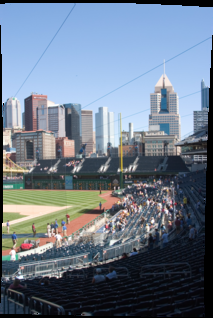
%> input picture hw4/hw4/data/pnc1.png, 213 x 318 px
$ octave pano1.m   (GNU Octave 9; MATLAB toolbox functions it lacks are replaced by stand-ins)
%> lines starting %> are read from the running program, lines starting %| are printed output that depends on the picture
### hw4/hw4/matlab/briefLite.m
function [locs, desc] = briefLite(im)
% input
% im - gray image with values between 0 and 1
%
% output
% locs - an m x 3 vector, where the first two columns are the image coordinates of keypoints and the third column
% 		 is the pyramid level of the keypoints
% desc - an m x n bits matrix of stacked BRIEF descriptors.
%		 m is the number of valid descriptors in the image and will vary
% 		 n is the number of bits for the BRIEF descriptor

%%%
% patchWidth = 9;
% nbits = 256;
load('testPattern.mat')
% [compareA, compareB] = makeTestPattern(patchWidth, nbits);
locs = detectHarrisFeatures(im);
locs = round(locs.Location);
[locs, desc] = computeBrief(im, locs, compareA, compareB);
end

### hw4/hw4/matlab/computeBrief.m
function [locs, desc] = computeBrief(im, locs, compareX, compareY)
% Compute the BRIEF descriptor for detected keypoints.
% im is 1 channel image,
% locs are locations
% compareX and compareY are idx in patchWidth^2
% Return:
% locs: m x 2 vector which contains the coordinates of the keypoints
% desc: m x nbits vector which contains the BRIEF descriptor for each
%   keypoint.

%%%
patchWidth = 9;
pwed = (patchWidth - 1) / 2; % patch width each direction

% desc = zeros(size(locs, 1), size(compareX, 1));
% indices_to_include = ones(size(locs, 1), size(compareX, 1));

locs_out = [];
desc_out = [];

for i=1:size(locs, 1)
    try
        patch = im(locs(i, 2) - pwed:locs(i, 2) + pwed, locs(i, 1) - pwed:locs(i, 1) + pwed);
        flat_patch = reshape(patch, patchWidth*patchWidth, 1);
        out = flat_patch(compareX) > flat_patch(compareY);
        locs_out = [locs_out ; locs(i, :)];
        desc_out = [desc_out ; out'];
        % desc(i, :) = out';
    catch
        % indices_to_include(i, :) = 0;
    end
end

% [5 lines of commented-out code are left out]

locs = locs_out;
desc = desc_out;

end

### hw4/hw4/matlab/briefMatch.m
function [matches] = briefMatch(desc1, desc2, ratio)
%function [matches] = briefMatch(desc1, desc2, ratio)
% Performs the descriptor matching
% inputs  : desc1 , desc2 - m1 x n and m2 x n matrix. m1 and m2 are the number of keypoints in image 1 and 2.
%						    n is the number of bits in the brief
% outputs : matches - p x 2 matrix. where the first column are indices
%									into desc1 and the second column are indices into desc2

%%%

nbits = size(desc1, 2);
matches = [];

for i = 1:size(desc1, 1)
    for j = 1:size(desc2, 1)
        matching = mean(desc1(i, :) == desc2(j, :));
        if matching > ratio
            matches = [matches ; i j];
            % sum(desc1(i, :) == desc2(j, :))
        end
    end
end

end

### hw4/hw4/matlab/computeH_ransac.m
function [ bestH2to1, inliers] = computeH_ransac( locs1, locs2)
%COMPUTEH_RANSAC A method to compute the best fitting homography given a
%list of matching points.

%Q2.2.3

%%%

locs1_orig = locs1;
locs2_orig = locs2;

mx1 = mean(locs1(1, :));
my1 = mean(locs1(2, :));
mx2 = mean(locs2(1, :));
my2 = mean(locs2(2, :));

Tr1 = [1 0 -mx1 ; 0 1 -my1 ; 0 0 1];
Tr2 = [1 0 -mx2 ; 0 1 -my2 ; 0 0 1];

locs1(1, :) = locs1(1, :) - mx1;
locs1(2, :) = locs1(2, :) - my1;
locs2(1, :) = locs2(1, :) - mx2;
locs2(2, :) = locs2(2, :) - my2;

m1 = 1 / sqrt(2 * max(locs1(1, :) .* locs1(1, :) + locs1(2, :) .* locs1(2, :)));
m2 = 1 / sqrt(2 * max(locs2(1, :) .* locs2(1, :) + locs2(2, :) .* locs2(2, :)));

S1 = [m1, 0, 0; 0, m1, 0; 0, 0, 1];
S2 = [m2, 0, 0; 0, m2, 0; 0, 0, 1];

T1 = S1 * Tr1;
T2 = S2 * Tr2;

locs1 = locs1 * m1;
locs2 = locs2 * m2;

n_matches = size(locs1, 2);
iterations = 10000;
one_pad = ones(1, n_matches);
locs1_padded = [locs1_orig ; one_pad];
locs2_padded = [locs2_orig ; one_pad];
epsilon = 0.001;

best_H = zeros(3, 3);
best_n_inliers = 0;
best_inliers = zeros(n_matches, 1);

for i = 1:iterations
    inds = randperm(n_matches,4);
    n_inliers = 0;
    inliers = zeros(n_matches, 1);

    % inds
    locs1_input = locs1(:, inds);
    locs2_input = locs2(:, inds);
    H = computeH(locs1_input, locs2_input);

    % after the homography, don't denormalize
    % so error can be normalized
    % makes selecting epsilon more stable
    H_denorm = H * T1;
    locs1_tr = H_denorm * locs1_padded;
    for j = 1:n_matches
        locs1_tr(:, j) = locs1_tr(:, j) / locs1_tr(3, j);
    end

    err = locs1_tr - T2 * locs2_padded;

    for j = 1:n_matches
        err_j = mean(abs(err(:, j)));
        if err_j < epsilon
            n_inliers = n_inliers + 1;
            inliers(j) = 1;
        end
    end

    if n_inliers > best_n_inliers
        best_H = T2 \ H_denorm;
        best_n_inliers = n_inliers;
        best_inliers = inliers;
    end
end

bestH2to1 = best_H;
inliers = best_inliers;

end

### hw4/hw4/matlab/computeH.m
function [H2to1] = computeH(p1, p2)
% inputs:
% p1 and p2 should be 2 x N matrices of corresponding (x, y)' coordinates between two images
%
% outputs:
% H2to1 - a 3 x 3 matrix encoding the homography that best matches the linear equation

%%%

num_matches = size(p1, 2);
A = zeros(num_matches*2, 9);
for i = 1:num_matches
    p1i = p1(:, i);
    p2i = p2(:, i);
    A(2*i-1, :) = [p1i(1) p1i(2) 1 0 0 0 -p1i(1)*p2i(1) -p1i(2)*p2i(1) -p2i(1)];
    A(2*i  , :) = [0 0 0 p1i(1) p1i(2) 1 -p1i(1)*p2i(2) -p1i(2)*p2i(2) -p2i(2)];
end
% A

[~,~,V] = svd(A);

% V
% V(:, 9)
% U
H2to1 = (reshape(V(:,9), 3, 3)).';
end

### hw4/hw4/matlab/pano1.m
% get images
img1 = imread('../data/pnc1.png');
%> img1 is the input picture: size 318x213x3 uint8; mean R, G, B 108.3, 121.2, 136.7
img2 = imread('../data/pnc0.png');
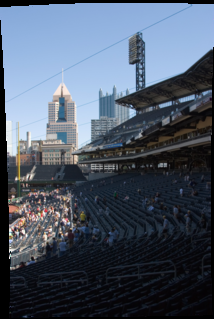
%> input picture hw4/hw4/data/pnc0.png, 214 x 319 px
%> img2 is the input picture: size 319x214x3 uint8; mean R, G, B 76.2, 86.9, 102.4

% make em gray
img1_g = rgb2gray(img1);
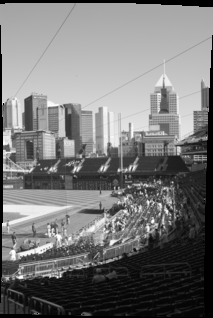
%> img1_g: size 318x213 uint8; min 0, max 255, mean 119.1
img2_g = rgb2gray(img2);
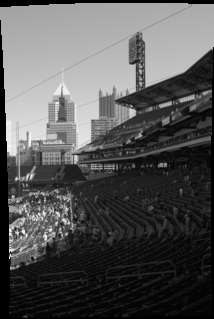
%> img2_g: size 319x214 uint8; min 0, max 255, mean 85.4

% compute descriptor
[locs1, desc1] = briefLite(img1_g);
%> in briefLite, `locs = detectHarrisFeatures(im);`: locs = 329 points; strongest (x, y): (4, 103), (3, 225), (213, 36), (1, 26), (5, 145)
%> in briefLite, `locs = round(locs.Location);`: locs = 329 rows, first 12: [1 26; 1 303; 2 54; 2 281; 2 296; 3 117; 3 225; 4 103; 4 180; 4 234; 4 237; 4 239]
%> the loop in computeBrief, `for i=1:size(locs, 1)` made 329 passes
%> locs_out on passes 16 to 18: [5 133], [5 133; 5 145], [5 133; 5 145; 5 151]
%> after the loop in computeBrief, `for i=1:size(locs, 1)`:
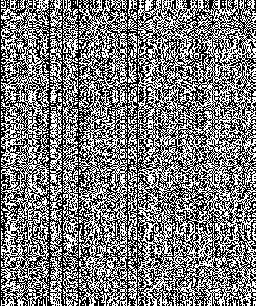
%> desc_out: size 306x256 double; values 0 (black) and 1 (white), 48.6% white in thin lines or dots
%> after the loop in computeBrief, `for i=1:size(locs, 1)`: locs_out = 306 rows, first 12: [5 133; 5 145; 5 151; 5 159; 5 171; 5 187; 5 201; 5 205; 5 212; 6 165; 8 152; 8 178]
%> in computeBrief, `locs = locs_out;`: locs has the same summary as locs_out
%> in briefLite, `[locs, desc] = computeBrief(im, locs, compareA, compareB);`: locs has the same summary as locs_out in computeBrief
%> locs1 has the same summary as locs_out in computeBrief
[locs2, desc2] = briefLite(img2_g);
%> in briefLite (call 2), `locs = round(locs.Location);`: locs = 188 rows, first 12: [1 21; 2 35; 3 51; 4 69; 5 89; 6 114; 7 141; 8 152; 10 200; 10 206; 10 226; 10 252]
%> the loop in computeBrief (call 2), `for i=1:size(locs, 1)` made 188 passes
%> locs_out on passes 5 to 7: [5 89], [5 89; 6 114], [5 89; 6 114; 7 141]
%> after the loop in computeBrief (call 2), `for i=1:size(locs, 1)`:
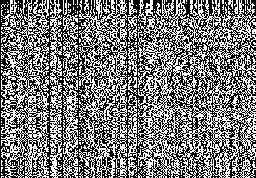
%> desc_out: size 178x256 double; values 0 (black) and 1 (white), 48.2% white in thin lines or dots
%> after the loop in computeBrief (call 2), `for i=1:size(locs, 1)`: locs_out = 178 rows, first 12: [5 89; 6 114; 7 141; 8 152; 10 200; 10 206; 10 226; 10 252; 10 258; 11 212; 11 230; 11 235]
%> in computeBrief (call 2), `locs = locs_out;`: locs has the same summary as locs_out
%> in briefLite (call 2), `[locs, desc] = computeBrief(im, locs, compareA, compareB);`: locs has the same summary as locs_out in computeBrief
%> locs2 has the same summary as locs_out in computeBrief

% get matches
ratio = 0.85;
matches = briefMatch(desc1, desc2, ratio);
%> after the loop in briefMatch, `for i = 1:size(desc1, 1)`: matches = 121 rows, first 12: [2 10; 5 10; 9 10; 9 167; 14 126; 14 133; 21 44; 21 176; 25 175; 26 44; 26 140; 29 25]

% get coordinates corresponding to matches
coords1 = locs1(matches(:,1),:)';
%> coords1 = 121 columns, first 8: [5 5 5 5 8 8 12 12; 145 171 212 212 280 280 259 259]
coords2 = locs2(matches(:,2),:)';
%> coords2 = 121 columns, first 8: [11 11 11 164 105 125 31 191; 212 212 212 125 96 95 179 111]

test = 2;

if test == 1
    plotMatches(img1_g, img2_g, matches, locs1, locs2);
else
    % compute homography
    [H, inliers] = computeH_ransac(coords1, coords2);
%> in computeH_ransac, `locs1_orig = locs1;`: locs1_orig has the same summary as coords1 outside computeH_ransac
%> in computeH_ransac, `locs2_orig = locs2;`: locs2_orig has the same summary as coords2 outside computeH_ransac
%> in computeH_ransac, `mx1 = mean(locs1(1, :));`: mx1 = 88.47
%> in computeH_ransac, `my1 = mean(locs1(2, :));`: my1 = 179.8
%> in computeH_ransac, `mx2 = mean(locs2(1, :));`: mx2 = 94.87
%> in computeH_ransac, `my2 = mean(locs2(2, :));`: my2 = 149.1
%> in computeH_ransac, `Tr1 = [1 0 -mx1 ; 0 1 -my1 ; 0 0 1];`: Tr1 = [1 0 -88.47; 0 1 -179.8; 0 0 1]
%> in computeH_ransac, `Tr2 = [1 0 -mx2 ; 0 1 -my2 ; 0 0 1];`: Tr2 = [1 0 -94.87; 0 1 -149.1; 0 0 1]
%> in computeH_ransac, `m1 = 1 / sqrt(2 * max(locs1(1, :) .* locs1(1, :) + locs1(2, :) .* locs..`: m1 = 0.00534
%> in computeH_ransac, `m2 = 1 / sqrt(2 * max(locs2(1, :) .* locs2(1, :) + locs2(2, :) .* locs..`: m2 = 0.00495
%> in computeH_ransac, `S1 = [m1, 0, 0; 0, m1, 0; 0, 0, 1];`: S1 = [0.00534 0 0; 0 0.00534 0; 0 0 1]
%> in computeH_ransac, `S2 = [m2, 0, 0; 0, m2, 0; 0, 0, 1];`: S2 = [0.00495 0 0; 0 0.00495 0; 0 0 1]
%> in computeH_ransac, `T1 = S1 * Tr1;`: T1 = [0.00534 0 -0.472; 0 0.00534 -0.96; 0 0 1]
%> in computeH_ransac, `T2 = S2 * Tr2;`: T2 = [0.00495 0 -0.47; 0 0.00495 -0.739; 0 0 1]
%> in computeH_ransac, `locs1 = locs1 * m1;`: locs1 = 121 columns, first 8: [-0.446 -0.446 -0.446 -0.446 -0.43 -0.43 -0.408 -0.408; -0.186 -0.0471 0.172 0.172 0.535 0.535 0.423 0.423]
%> in computeH_ransac, `locs2 = locs2 * m2;`: locs2 = 121 columns, first 8: [-0.416 -0.416 -0.416 0.343 0.0502 0.149 -0.316 0.476; 0.312 0.312 0.312 -0.119 -0.263 -0.268 0.148 -0.189]
%> in computeH_ransac, `locs1_padded = [locs1_orig ; one_pad];`: locs1_padded = 121 columns, first 8: [5 5 5 5 8 8 12 12; 145 171 212 212 280 280 259 259; 1 1 1 1 1 1 1 1]
%> in computeH_ransac, `locs2_padded = [locs2_orig ; one_pad];`: locs2_padded = 121 columns, first 8: [11 11 11 164 105 125 31 191; 212 212 212 125 96 95 179 111; 1 1 1 1 1 1 1 1]
%> (the run ends here)
